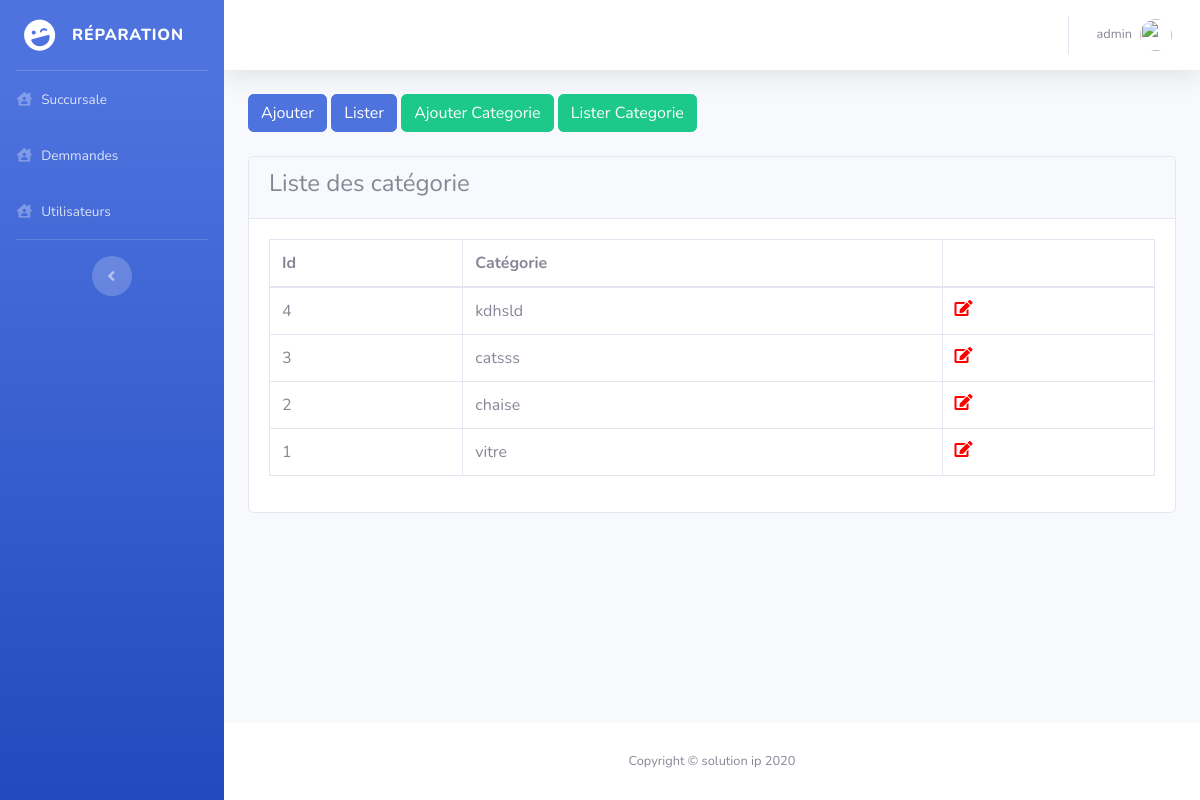
/lister-categorie (signed in), run on an earlier commit of the app's database.
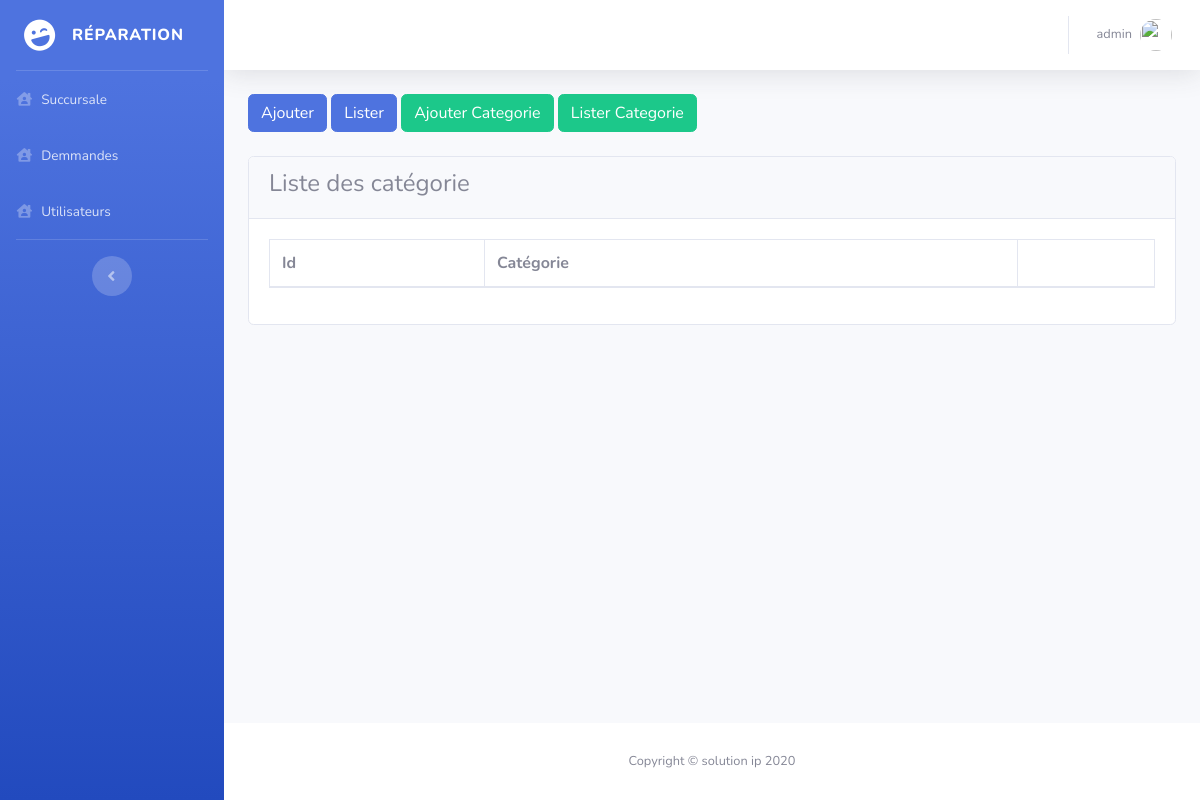
And on a later commit of the database.
### tables this page shows
CREATE TABLE IF NOT EXISTS `categorie` (
  `id` int(11) NOT NULL AUTO_INCREMENT,
  `categorie` varchar(50) DEFAULT NULL,
  PRIMARY KEY (`id`)
);

### app/DefaultApp/Controlleurs/DemmandeControlleur.php (called while the page is built, shortened)
<?php
class DemmandeControlleur extends BaseControlleur
{
    public function listerCategorie()
    {
        $listeCategorie = $this->getModel("categorie")->findAll();
        $variable = array("titre" => "Liste des categorie", "listeCategorie" => $listeCategorie);
        $this->render("demmande/lister_categorie", $variable);
    }
}

### systeme/Routeur/Route.php (called while the page is built, shortened)
<?php
class Route
{
    private $chemin;
    private $callable;
    private $matches=[];
    public function __construct($chemin,$callable)
    {
        $this->callable=$callable;
        $this->chemin=trim($chemin,"/");
    }
    public function match($url)
    {
        $url=trim($url,"/");
        $chemin=preg_replace_callback("#:([\w]+)#",[$this,"parametreMatch"],$this->chemin);
        $regex="#^$chemin$#i";
        if(!preg_match($regex,$url,$matches)){
            return false;
        }
        array_shift($matches);
        $this->matches=$matches;
        return true;
    }
    public function call()
    {
        try{
            if(is_string($this->callable)){
                $parametres=explode(".",$this->callable);
                $action=$parametres[1];
                $controlleur=new $controlleur();
                return call_user_func_array([$controlleur,$action],$this->matches);
            }
            return call_user_func_array($this->callable,$this->matches);
        }catch (\Exception $ex){
            throw new \Exception($ex->getMessage());
        }
    }
}

### systeme/Routeur/Routeur.php (called while the page is built, shortened)
<?php
class Routeur
{
    private $url;
    private $routes = [];
    public function __construct($url)
    {
        $this->url = $url;
    }
    private function add($chemin, $callable, $nom, $methode)
    {
        $route = new Route($chemin, $callable);
        $this->routes[$methode][] = $route;
        return $route;
    }
    public function run()
    {
        foreach ($this->routes[$_SERVER['REQUEST_METHOD']] as $route) {
            if ($route->match($this->url)) {
                return $route->call();
            }
        }
        throw new \Exception("No route trouver pour " . $this->url);
    }
}

### systeme/Application/Application.php (called while the page is built, shortened)
<?php
class Application extends Session
{
    private static $routeur;
    private static $assette;
    private static $nomApp;
    public function __construct($configuration)
    {
        self::$routeur = new Routeur($configuration['url']);
        self::$nomApp = $configuration['nomApp'];
        self::$assette = new Assette();
    }
    public static function run()
    {
        try {
            return self::$routeur->run();
        } catch (\Exception $ex) {
            throw new \Exception($ex->getMessage());
        }
    }
    public static function nomApp()
    {
        return self::$nomApp;
    }
    public static function block($bloc)
    {
        return self::$assette->bloc($bloc);
    }
}

### public/app.php (called while the page is built, shortened)
<?php
try {
    app\DefaultApp\DefaultApp::run();
} catch (Exception $ex) {
    ?>
    <!DOCTYPE html>
    <html lang="en">
    <head>
        <meta charset="utf-8">
        <meta http-equiv="X-UA-Compatible" content="IE=edge">
        <meta name="viewport" content="width=device-width, initial-scale=1">
        <title>404 SGE</title>
        <link href="https://fonts.googleapis.com/css?family=Montserrat:700,900" rel="stylesheet">
        <!--[if lt IE 9]>
        <script src="https://oss.maxcdn.com/html5shiv/3.7.3/html5shiv.min.js"></script>
        <script src="https://oss.maxcdn.com/respond/1.4.2/respond.min.js"></script>
        <![endif]-->
        <style>
            * {
                -webkit-box-sizing: border-box;
                box-sizing: border-box;
            }
            body {
                padding: 0;
                margin: 0;
            }
            #notfound {
                position: relative;
                height: 100vh;
                background: #030005;
            }
            #notfound .notfound {
                position: absolute;
                left: 50%;
                top: 50%;
                -webkit-transform: translate(-50%, -50%);
                -ms-transform: translate(-50%, -50%);
                transform: translate(-50%, -50%);
            }
            .notfound {
                max-width: 767px;
                width: 100%;
                line-height: 1.4;
                text-align: center;
            }
            .notfound .notfound-404 {
                position: relative;
                height: 180px;
                margin-bottom: 20px;
                z-index: -1;
            }
            .notfound .notfound-404 h1 {
                font-family: 'Montserrat', sans-serif;
                position: absolute;
                left: 50%;
                top: 50%;
                -webkit-transform: translate(-50% , -50%);
                -ms-transform: translate(-50% , -50%);
                transform: translate(-50% , -50%);
                font-size: 224px;
                font-weight: 900;
                margin-top: 0px;
                margin-bottom: 0px;
                margin-left: -12px;
                color: #030005;
                text-transform: uppercase;
                text-shadow: -1px -1px 0px #8400ff, 1px 1px 0px #ff005a;
                letter-spacing: -20px;
            }
            .notfound .notfound-404 h2 {
                font-family: 'Montserrat', sans-serif;
                position: absolute;
                left: 0;
                right: 0;
                top: 110px;
                font-size: 42px;
                font-weight: 700;
                color: #fff;
                text-transform: uppercase;
                text-shadow: 0px 2px 0px #8400ff;
                letter-spacing: 13px;
                margin: 0;
            }
            .notfound a {
                font-family: 'Montserrat', sans-serif;
                display: inline-block;
                text-transform: uppercase;
                color: #ff005a;
                text-decoration: none;
                border: 2px solid;
                background: transparent;
                padding: 10px 40px;
                font-size: 14px;
                font-weight: 700;
                -webkit-transition: 0.2s all;
                transition: 0.2s all;
            }
            .notfound a:hover {
                color: #8400ff;
            }
            @media only screen and (max-width: 767px) {
                .notfound .notfound-404 h2 {
                    font-size: 24px;
                }
            }
            @media only screen and (max-width: 480px) {
                .notfound .notfound-404 h1 {
                    font-size: 182px;
                }
            }
        </style>
    </head>
    <body>
    <div id="notfound">
        <div class="notfound">
            <div class="notfound-404">
                <h1>404</h1>
                <h2>Page not found</h2>
            </div>
            <a href="dashboard">Acceuil</a><br>
            <span style="color: white">
                <?php
                echo $ex->getMessage();
                ?>
            </span>
        </div>
    </div>
    </body>
    </html>
    <?php
}

### systeme/Model/Utilisateur.php (called while the page is built, shortened)
<?php
class Utilisateur extends Model
{
    public
    static function role()
    {
        if (isset($_SESSION['role'])) {
            return $_SESSION['role'];
        }
    }
}

### systeme/Model/Model.php (called while the page is built, shortened)
<?php
class Model extends Session
{
    public static function connection()
    {
        return \systeme\Application\Application::connection();
    }
    private function getReflection($objet)
    {
        return new \ReflectionObject($objet);
    }
    private function reqFind($objet, $id = "")
    {
        try {
            $sourceReflection = new \ReflectionObject($objet);
            $nomTable = strtolower($sourceReflection->getShortName());
            $sourceProperties = $sourceReflection->getProperties();
            if ($id == "") {
                $req = "select *from $nomTable ORDER BY id desc";
            } else {
                $req = "select *from $nomTable WHERE id=:id ORDER BY id desc";
            }
            return $req;
        } catch (\Exception $ex) {
            return $ex->getMessage();
        }
    }
    public
    function findAll()
    {
        try {
            $reflection = $this->getReflection($this);
            $con = self::connection();
            $requete = $this->reqFind($this);
            $stmt = $con->prepare($requete);
            $stmt->execute();
            $res = $stmt->fetchAll(\PDO::FETCH_CLASS, $reflection->getName());
            return $res;
        } catch (\Exception $ex) {
            throw new \Exception($ex->getMessage());
        }
    }
}

### systeme/Application/Session.php (called while the page is built, shortened)
<?php
class Session
{
    public function __construct()
    {
        $mycom = ob_get_clean();
        $findme = "Physical Address";
        $pmac = strpos($mycom, $findme);
        $mac = substr($mycom, ($pmac + 36), 17);
    }
}

### app/DefaultApp/Models/Categorie.php (called while the page is built, shortened)
<?php
class Categorie extends Model
{
 private $id,$categorie;
    public function getId()
    {
        return $this->id;
    }
    public function getCategorie()
    {
        return $this->categorie;
    }
}

### app/DefaultApp/Vues/demmande/lister_categorie.php (the view, shortened to what the changed rows need)
<div class="row">
    <div class="col-md-12">
        <?= \systeme\Application\Application::block("menu_demmande") ?>
        <div class="card">
            <div class="card-body">
                <table class="table table-bordered  datatable">
                    <thead>
                    <tr>
                        <th>Id</th>
                        <th>Catégorie</th>
                        <th></th>
                    </tr>
                    </thead>
                    <tbody>
                    <?php
                    if (isset($listeCategorie)) {
                        foreach ($listeCategorie as $suc) {
                            ?>
                            <tr>
                                <td><?= $suc->getId(); ?></td>
                                <td><?= stripslashes($suc->getCategorie()) ?></td>
                                <td>
                                    <a class="delete" href="modifier-categorie-<?= $suc->getId() ?>"><i
                                                style="color:red" class="fa fa-edit"></i></a>
                                </td>
                            </tr>
                            <?php
                        }
                    }
                    ?>
                    </tbody>
                </table>
            </div>
        </div>
    </div>
</div>

What changed in the data, as far as the page shows it:
removed categorie: id "4", categorie "kdhsld"
removed categorie: id "3", categorie "catsss"
removed categorie: id "2", categorie "chaise"
removed categorie: id "1", categorie "vitre"
